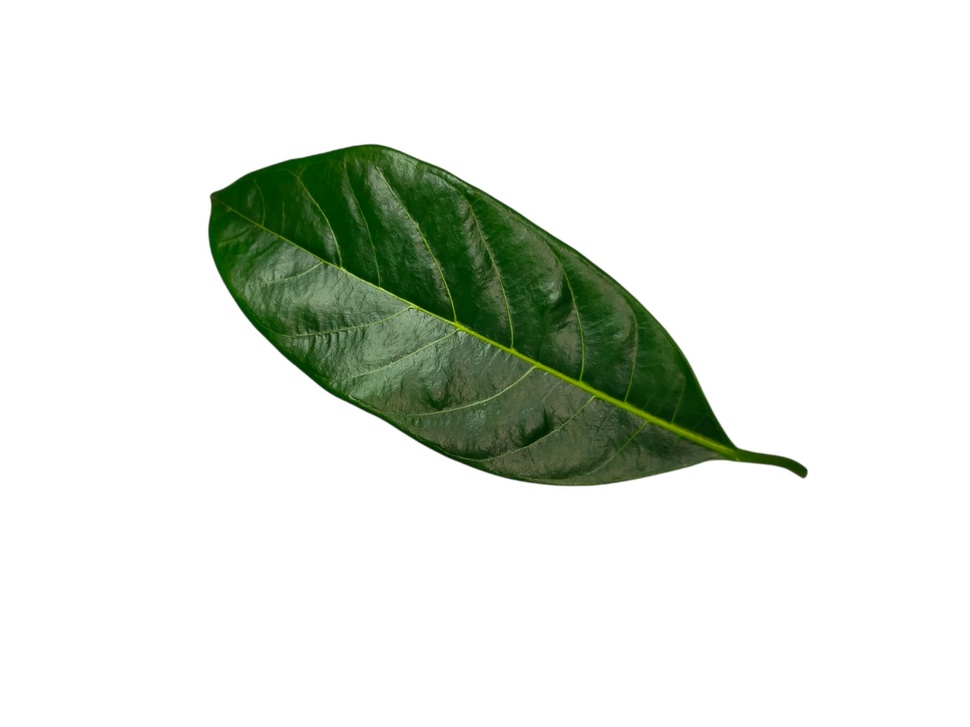
#> input picture Dataset/NANGKA/001.jpg, 970 x 727 px, shrunk from 1600 x 1200 before the run
$ jupyter execute new.ipynb
#> lines starting #> are read from the running program, lines starting #| are printed output that depends on the picture
[cell 1]
import cv2

[cell 2]
image = cv2.imread("Dataset/NANGKA/001.jpg")
#> image is the input picture: shape (727, 970, 3); mean B, G, R 221.2, 228.5, 223.2

[cell 3]
print(image)
#> (printed output is left out)

[cell 4]
cv2.imshow('001', image)
cv2.waitKey(0)
cv2.destroyAllWindows()

[cell 5]
import numpy as np
import cv2
import glob

img_dir1 = "Dataset/NANGKA/"
img_dir2 = "Dataset/SIRIH/"

ext = ['jpg']

files1 = []
files2 = []

[files1.extend(glob.glob(img_dir1 + '*.' + e)) for e in ext]
[files2.extend(glob.glob(img_dir2 + '*.' + e)) for e in ext]

images1 = [cv2.imread(file1) for file1 in files1]
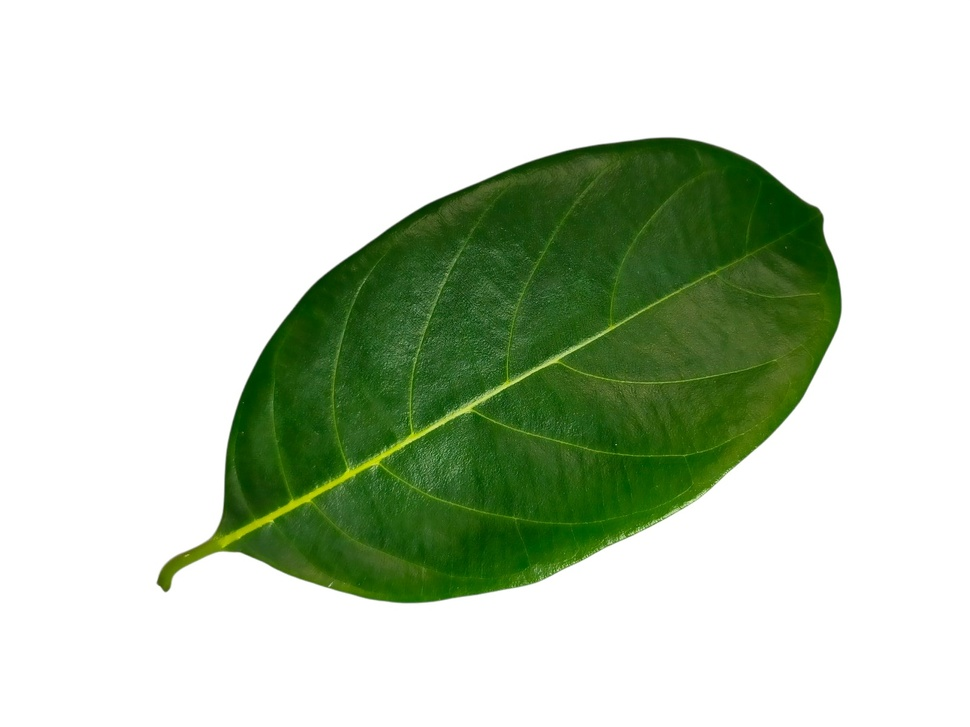
#> input picture Dataset/NANGKA/002.jpg, 970 x 727 px, shrunk from 1600 x 1200 before the run
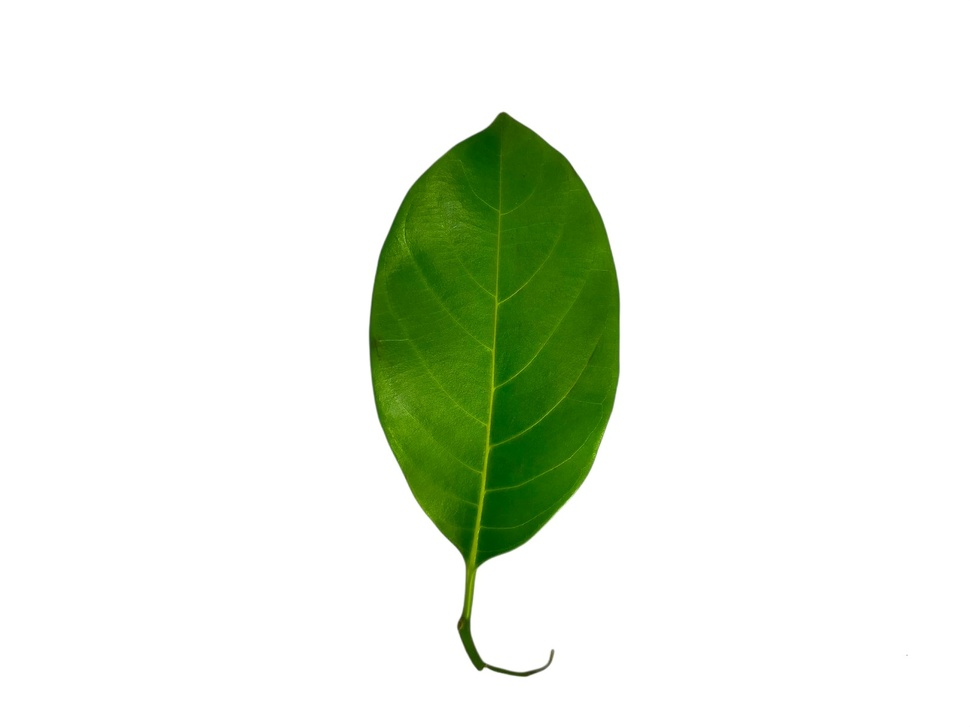
#> input picture Dataset/NANGKA/003.jpg, 970 x 727 px, shrunk from 1600 x 1200 before the run
#> images1 = 3 items
images2 = [cv2.imread(file2) for file2 in files2]

#adjust contrast to all of them
i = 1
for img1 in images1:
    img_adjusted1 = cv2.addWeighted(img1, 1.5, np.zeros(img1.shape, img1.dtype), 0, -12)
    img_name1 = "Dataset/nangka-contrast/" + str(i) + ".jpg"
    cv2.imwrite(img_name1, img_adjusted1)
    i += 1
#> this loop made 3 passes
#> img_name1 on passes 1 to 3: 'Dataset/nangka-contrast/1.jpg', 'Dataset/nangka-contrast/2.jpg', 'Dataset/nangka-contrast/3.jpg'
#> pass 1, `img_adjusted1 = cv2.addWeighted(img1, 1.5, np.zeros(img1.shape, img1.d..`:
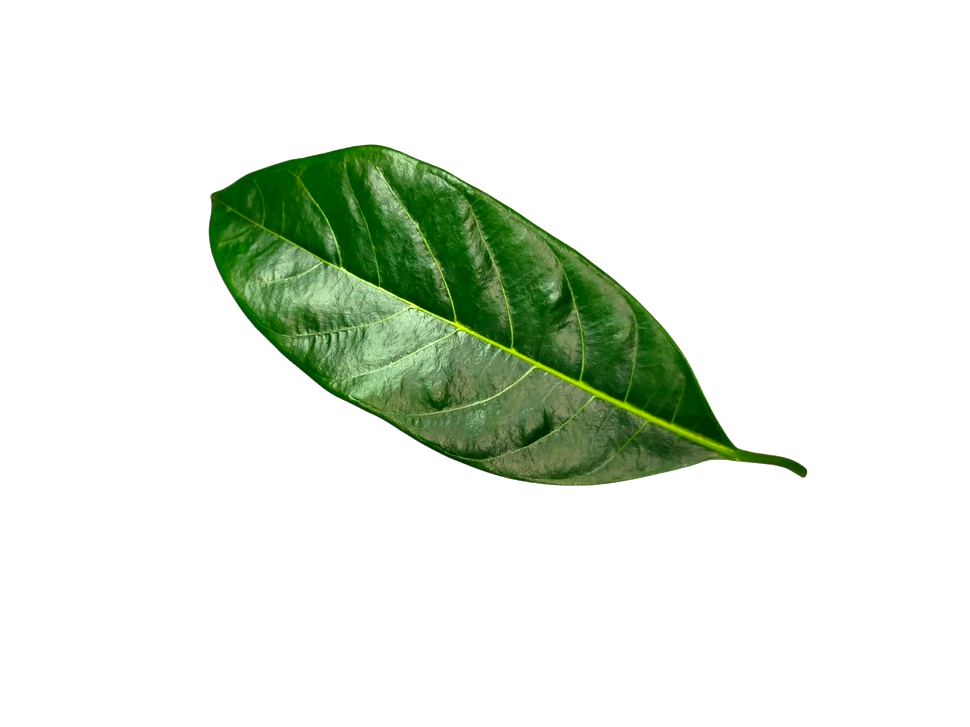
#> img_adjusted1: shape (727, 970, 3); mean B, G, R 222.8, 233.5, 225.7
#> pass 2, `img_adjusted1 = cv2.addWeighted(img1, 1.5, np.zeros(img1.shape, img1.d..`:
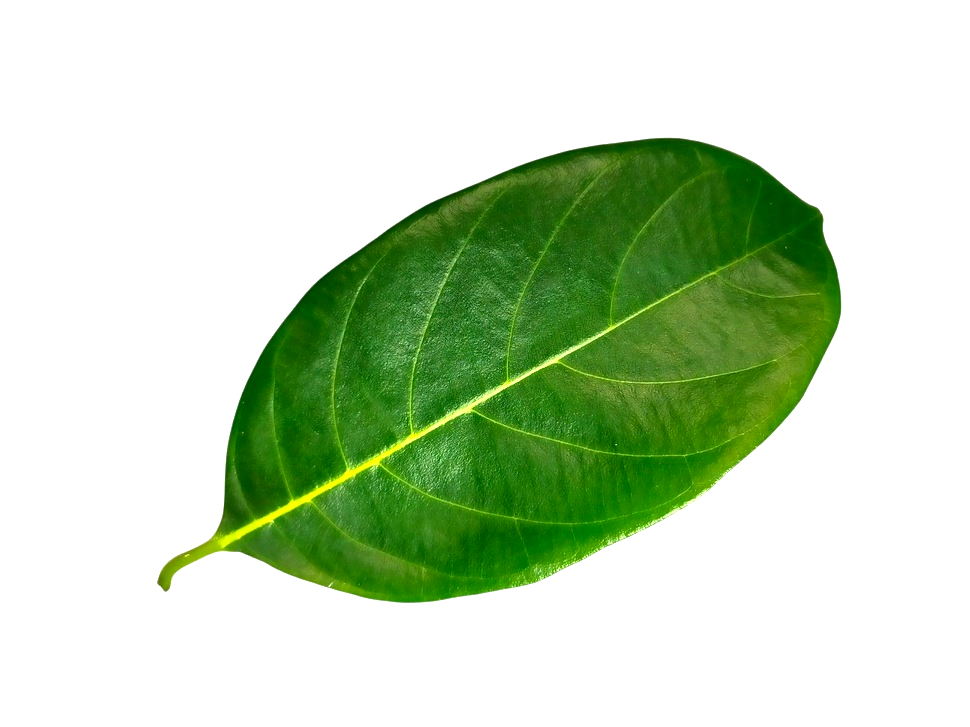
#> img_adjusted1: shape (727, 970, 3); mean B, G, R 186.4, 216.6, 196.3
#> pass 3, `img_adjusted1 = cv2.addWeighted(img1, 1.5, np.zeros(img1.shape, img1.d..`:
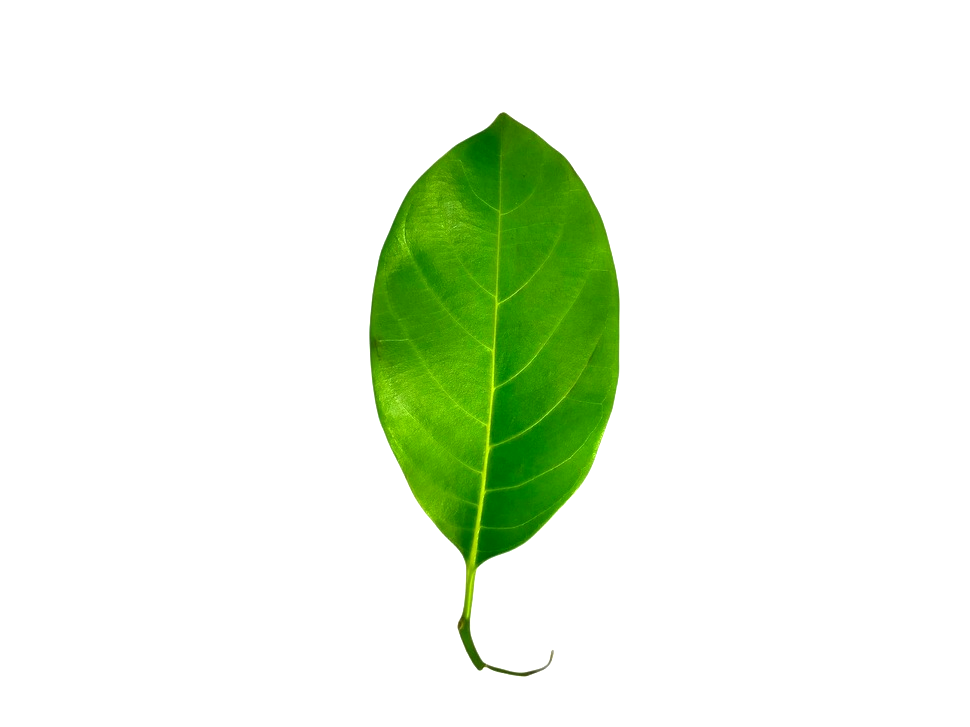
#> img_adjusted1: shape (727, 970, 3); mean B, G, R 224.7, 242.4, 231.8
#> after the loop, i = 4

x = 1
for img2 in images2:
    img_adjusted2 = cv2.addWeighted(img2, 1.5, np.zeros(img2.shape, img2.dtype), 0, 10)
    img_name2 = "Dataset/sirih-contrast/" + str(i) + ".jpg"
    cv2.imwrite(img_name2, img_adjusted2)
    x += 1
#> after the loop, x = 1

[cell 6]
print(image.shape)
#| (727, 970, 3)

[cell 7]
# mengakses nilai di pixel x=100, y=20
(b, g, r) = image[20, 100]
#> b = 255; g = 255; r = 255
print("blue= ",b)
#| blue=  255
print("green= ",g)
#| green=  255
print("red= ",r)
#| red=  255
